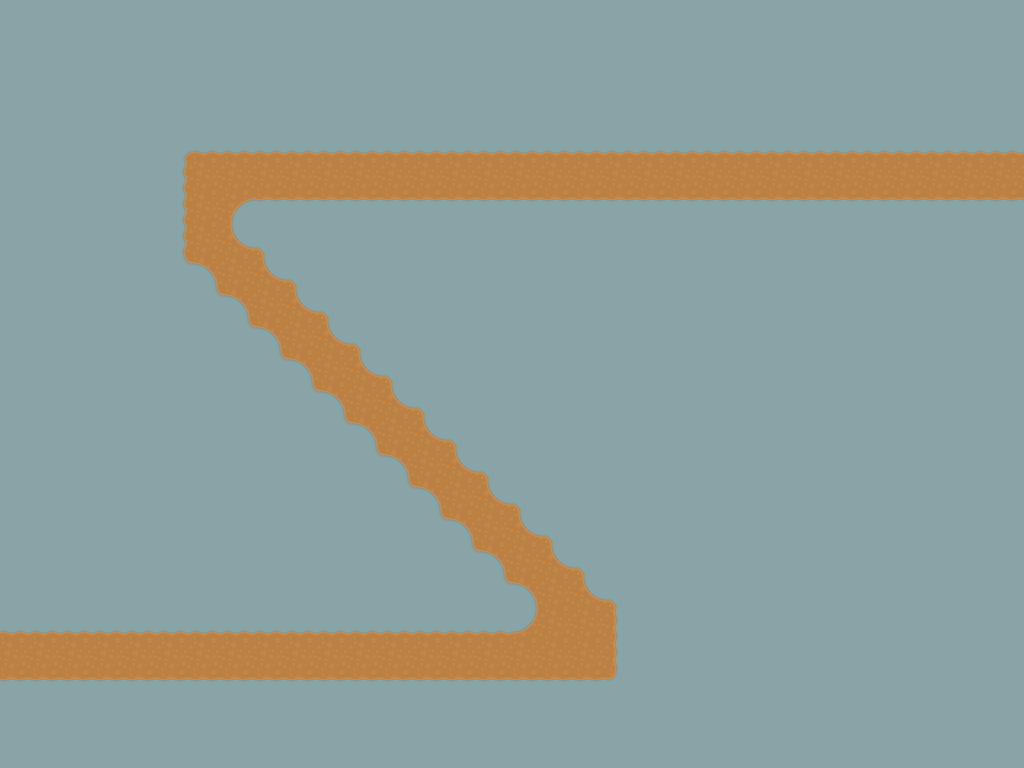

Below is a game level as drawn by its tile map, then a one-line description and the .tmx file that defines it, in full:
An orthogonal 32x24 tile map with 32x32 px tiles, 1 tile layer (Tile Layer 1) and 1 object.

<map version="1.2" tiledversion="1.3.3" orientation="orthogonal" renderorder="right-down" width="32" height="24" tilewidth="32" tileheight="32" infinite="0" nextlayerid="1" nextobjectid="1">
 <tileset firstgid="1" source="sheet2.tsx" />
 <layer id="1" name="Tile Layer 1" width="32" height="24">
  <data encoding="csv">
15,15,15,15,15,15,15,15,15,15,15,15,15,15,15,15,15,15,15,15,15,15,15,15,15,15,15,15,15,15,15,15,
15,15,15,15,15,15,15,15,15,15,15,15,15,15,15,15,15,15,15,15,15,15,15,15,15,15,15,15,15,15,15,15,
15,15,15,15,15,15,15,15,15,15,15,15,15,15,15,15,15,15,15,15,15,15,15,15,15,15,15,15,15,15,15,15,
15,15,15,15,15,15,15,15,15,15,15,15,15,15,15,15,15,15,15,15,15,15,15,15,15,15,15,15,15,15,15,15,
15,15,15,15,15,1,2,2,2,2,2,2,2,2,2,2,2,2,2,2,2,2,2,2,2,2,2,2,2,2,2,2,
15,15,15,15,15,6,7,7,7,7,7,7,7,7,7,7,7,7,7,7,7,7,7,7,7,7,7,7,7,7,7,7,
15,15,15,15,15,6,7,4,12,12,12,12,12,12,12,12,12,12,12,12,12,12,12,12,12,12,12,12,12,12,12,12,
15,15,15,15,15,6,7,9,3,15,15,15,15,15,15,15,15,15,15,15,15,15,15,15,15,15,15,15,15,15,15,15,
15,15,15,15,15,11,5,7,9,3,15,15,15,15,15,15,15,15,15,15,15,15,15,15,15,15,15,15,15,15,15,15,
15,15,15,15,15,15,11,5,7,9,3,15,15,15,15,15,15,15,15,15,15,15,15,15,15,15,15,15,15,15,15,15,
15,15,15,15,15,15,15,11,5,7,9,3,15,15,15,15,15,15,15,15,15,15,15,15,15,15,15,15,15,15,15,15,
15,15,15,15,15,15,15,15,11,5,7,9,3,15,15,15,15,15,15,15,15,15,15,15,15,15,15,15,15,15,15,15,
15,15,15,15,15,15,15,15,15,11,5,7,9,3,15,15,15,15,15,15,15,15,15,15,15,15,15,15,15,15,15,15,
15,15,15,15,15,15,15,15,15,15,11,5,7,9,3,15,15,15,15,15,15,15,15,15,15,15,15,15,15,15,15,15,
15,15,15,15,15,15,15,15,15,15,15,11,5,7,9,3,15,15,15,15,15,15,15,15,15,15,15,15,15,15,15,15,
15,15,15,15,15,15,15,15,15,15,15,15,11,5,7,9,3,15,15,15,15,15,15,15,15,15,15,15,15,15,15,15,
15,15,15,15,15,15,15,15,15,15,15,15,15,11,5,7,9,3,15,15,15,15,15,15,15,15,15,15,15,15,15,15,
15,15,15,15,15,15,15,15,15,15,15,15,15,15,11,5,7,9,3,15,15,15,15,15,15,15,15,15,15,15,15,15,
15,15,15,15,15,15,15,15,15,15,15,15,15,15,15,11,5,7,9,3,15,15,15,15,15,15,15,15,15,15,15,15,
2,2,2,2,2,2,2,2,2,2,2,2,2,2,2,2,10,7,7,8,15,15,15,15,15,15,15,15,15,15,15,15,
7,7,7,7,7,7,7,7,7,7,7,7,7,7,7,7,7,7,7,8,15,15,15,15,15,15,15,15,15,15,15,15,
12,12,12,12,12,12,12,12,12,12,12,12,12,12,12,12,12,12,12,13,15,15,15,15,15,15,15,15,15,15,15,15,
15,15,15,15,15,15,15,15,15,15,15,15,15,15,15,15,15,15,15,15,15,15,15,15,15,15,15,15,15,15,15,15,
15,15,15,15,15,15,15,15,15,15,15,15,15,15,15,15,15,15,15,15,15,15,15,15,15,15,15,15,15,15,15,15
</data>
 </layer>
 <objectgroup id="5" name="polyline">
  <object id="7" x="1064" y="176">
   <polyline points="10.6667,0 -808,-1.33333 -828,1.33333 -842.662,12 -848,25.3333 -852,42.6667 -852,56 -842.662,78.6667 -610.662,310.667 -480,450 -480,474 -480,481 -1126.67,481" />
  </object>
 </objectgroup>
</map>
